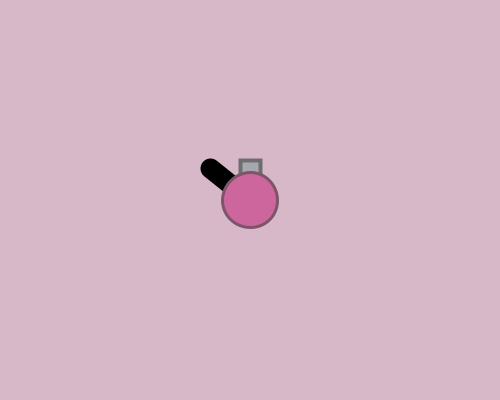
Frame 1 (no input)
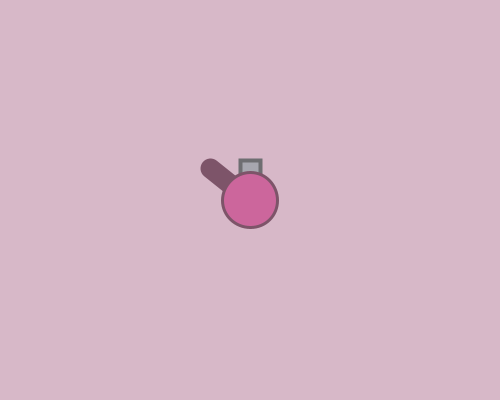
Frame 60 (the mouse pressed at the canvas centre just before this capture)
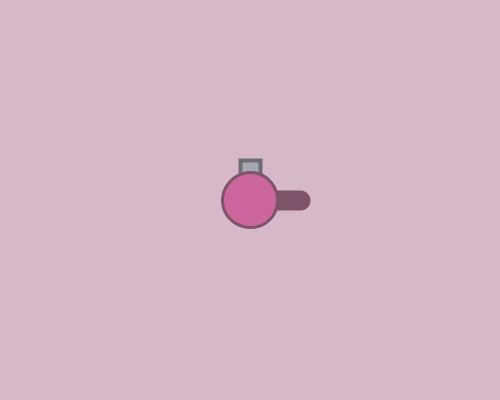
Frame 120 (the mouse held since frame 60 and released just before this capture)

The Processing sketch that drew these frames (run headless with seeded random() and noise(); from frame 60 on, the mouse is pressed at the canvas centre):

// Processing sketch: week07_2_arras02_atan_cos_sin
// ── week07_2_arras02_atan_cos_sin.pde
void setup(){
 size(500,400); 
}
float x=250,y=200;
void draw(){
  background(215,184,200);
  float dx=mouseX-x,dy=mouseY-y;
  float a=atan2(dy,dx);
  strokeWeight(20);
  line(x,y,x+cos(a)*50,y+sin(a)*50);
  
  fill(167,167,175);
  stroke(110,110,113);
  strokeWeight(4);
  rect(240,160,20,20);
  
  fill(204,102,156);
  stroke(125,84,105);
  strokeWeight(3);
  ellipse(x,y,55,55);
}
